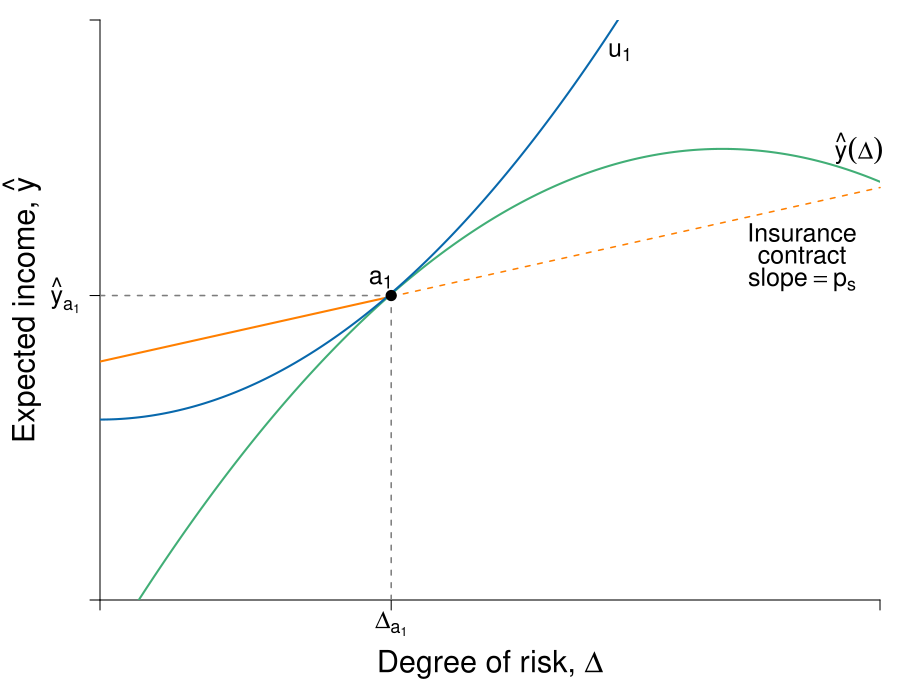

Write the R code that produced this figure.
#Graph Designer: Simon Halliday, Scott Cohn
#Authors: Bowles and Halliday
#Title: Coordination, Conflict and Competition: A Text in Microeconomics

require(shape)
library(pBrackets)
pdf(file = "risk/risk_return_insurance_a/insurance_a_step2.pdf", width = 9, height = 7)

# Set parameters for graphics
axislabelsize <- 1.8
labelsize <- 1.5
namesize <- 1.8
annotatesize <- 1.5
graphlinewidth <- 2
segmentlinewidth <- 1.5

COL <- c("#7fc97f", "#beaed4", "#ff7f00", "#ffff99", "#386cb0", "#f0027f", "#bf5b17", "#666666")
COLA <- c("#e0f3db", "#99d8c9","#66c2a4","#41ae76", "#238b45", "#005824")
COLB <- c("#c6dbef", "#4eb3d3", "#2b8cbe", "#0868ac","#084081")
COLC <- c("#fcfbfd", "#efedf5", "#dadaeb", "#bcbddc", "#9e9ac8", "#807dba", "#6a51a3", "#54278f", "#3f007d")
grays <- gray.colors(25, start = 1, end = 0, alpha = 1)

a <- c(2, 4, 6)
par(mar =  c(5, 5, 1, 1))
xlims <- c(0, 15)
ylims <- c(0, 18)

riskreturn <- function(g, int1 = 14, int2 = 4, coeff = 1/3){
  int1 - (int2 - (coeff)*g)^2
}

uA <- function(omega, g, slope = 0.5){
  omega + omega*g  - slope*g^2
}

indiffA <- function(g, intercept = 3, slope = 0.125){
  intercept  + slope*g^2
}

insurance <- function(g, intercept = 10, slope = 0.36){
  intercept  + slope*g
}

#Plot command 
plot(0, 0, xlim = xlims, ylim = ylims, 
     type = "n",
     xlab = expression(paste("")),
     ylab = expression(paste("")), 
     axes = FALSE,
     cex.lab = axislabelsize, 
     bty = "n", 
     xaxs = "i", 
     yaxs = "i"
)


#Customize ticks and labels for the plot
# ticksy <- c(0,  insurance(g = 1.6, intercept = 7.4), riskreturn(g = 5.6) ,ylims[2])
# ylabels <- c(NA, expression(paste(hat(y)[a[2]])), expression(paste(hat(y)[a[1]])) , NA)
ticksy <- c(0,  NA, riskreturn(g = 5.6) ,ylims[2])
ylabels <- c(NA, NA, expression(paste(hat(y)[a[1]])) , NA)
# ticksx <- c(0, 1.6, 5.6, xlims[2])
# xlabels <- c(NA, expression(paste(Delta[a[2]])), expression(paste(Delta[a[1]])), NA)
ticksx <- c(0, NA, 5.6, xlims[2])
xlabels <- c(NA, NA, expression(paste(Delta[a[1]])), NA)


axis(1, at = ticksx, pos = 0, labels = xlabels, cex.axis = labelsize)
axis(2, at = ticksy, pos = 0, labels = ylabels, las = 1, cex.axis = labelsize)
#mtext(expression(paste("Degree of risk, ", Delta)), side=1, line = 2.5, cex = axislabelsize)
text(0.5*xlims[2], - 2, expression(paste("Degree of risk, ", Delta)), xpd = TRUE, cex = axislabelsize) 
text(xlims[1] - 1.5, ylims[2] - 0.5*(ylims[2] - ylims[1]), expression(paste("Expected income, ", hat(y))), xpd = TRUE, cex = axislabelsize, srt = 90) 


npts <- 500 
xx1 <- seq(xlims[1], xlims[2], length.out = npts)
xx2 <- seq(xlims[1], 5.6, length.out = npts)
xx3 <- seq(5.6, xlims[2], length.out = npts)

# gray segments
segments(5.6, 0, 5.6, riskreturn(g = 5.6), lty = 2, col = grays[20], lwd = segmentlinewidth)
segments(0, riskreturn(g = 5.6), 5.6, riskreturn(g = 5.6), lty = 2, col = grays[20], lwd = segmentlinewidth)
# segments(0, insurance(g = 1.6, intercept = 7.4), 5.6, insurance(g = 1.6, intercept = 7.4), lty = 2, col = grays[20], lwd = segmentlinewidth)
# segments(1.6, 0, 1.6, insurance(g = 1.6, intercept = 7.4), lty = 2, col = grays[20], lwd = segmentlinewidth)


lines(xx1, riskreturn(xx1, int1 = 14, int2 = 3.99, coeff = 1/3), col = COLA[4], lwd = graphlinewidth, lty = 1)
#lines(xx1, insurance(xx1), col = COL[3], lwd = graphlinewidth, lty = 1)
lines(xx2, insurance(xx2, intercept = 7.4), col = COL[3], lwd = graphlinewidth, lty = 1)
lines(xx3, insurance(xx3, intercept = 7.4), col = COL[3], lwd = segmentlinewidth, lty = 2)
lines(xx1, indiffA(xx1, intercept = 5.6), col = COLB[4], lwd = graphlinewidth, lty = 1)
#lines(xx1, indiffA(xx1, intercept = 7.7, slope = 0.115), col = COLB[4], lwd = segmentlinewidth, lty = 1)
#lines(xx1, indiffA(xx1, intercept = 10.35, slope = 0.1), col = COLB[4], lwd = graphlinewidth, lty = 1)



#Add points a, b, c and c

points(5.6, riskreturn(g = 5.6), pch = 16, col = "black", cex = 1.5)
text(5.6 - 0.2, riskreturn(g = 5.6) + 0.5, expression(paste(a[1])), cex = labelsize)


# segments(10.5, 0, 10.5, riskreturn(g = 10.5) , lty = 2, col = grays[20], lwd = segmentlinewidth)
# segments(0, riskreturn(g = 10.5) , 10.5, riskreturn(g = 10.5) , lty = 2, col = grays[20], lwd = segmentlinewidth)
#points(10.5, riskreturn(g = 10.5) , pch = 16, col = "black", cex = 1.5)
#text(12 + 0.25, riskreturn(g = 12) - 0.3, expression(d), cex = labelsize)


# points(1.6, insurance(g = 1.6, intercept = 7.4) , pch = 16, col = "black", cex = 1.5)
# text(1.6, insurance(g = 1.6, intercept = 7.4) + 0.6, expression(paste(a[2])), cex = labelsize)



# points(10.5, riskreturn(g = 10.5) , pch = 16, col = "black", cex = 1.5)
# text(10.5, riskreturn(g = 10.5) + 0.6, expression(paste(b^1)), cex = labelsize)

# brackets(x1 = 5.8, y1 = riskreturn(5.6)  - 0.1, 
#          x2 = 5.8, y2 = insurance(1.6, intercept = 7.4),  
#          ticks = 0.5, curvature = 0.5, type = 1, h = 0.5,
#          col = "black", lwd = 1.5, lty = 1, xpd = TRUE)
# text(7.2, 8.7, expression(paste(p[s]%.%s==phantom())), xpd = TRUE, cex = labelsize)
# text(8.9, 9.1, expression(paste("Insurance")), xpd = TRUE, cex = labelsize)
# text(8.9, 8.3, expression(paste("premium")), xpd = TRUE, cex = labelsize)



# Arrows(5.8, 3, 10.2, 3, 
#        col = "black", lty = 2, lwd = 2, arr.type = "triangle", 
#        arr.lwd = 0.5, code = 2)
# text(8.05, 4, expression(paste("Increased risk-taking")), xpd = TRUE)
# text(8.05, 3.5, expression(paste("due to insurance")), xpd = TRUE)
# 

# Arrows(5.4, 0.45, 2, 0.45, 
#        col = "black", lty = 1, lwd = 2, arr.type = "triangle", 
#        arr.lwd = 0.5, code = 2)
# text(3.6, 3.3, expression(paste("Decreased")), cex = labelsize, xpd = TRUE)
# text(3.6, 2.5, expression(paste("risk exposure")), cex = labelsize, xpd = TRUE)
# text(3.6, 1.8, expression(paste("due to insurance")), cex = labelsize, xpd = TRUE)
# text(3.6, 1, expression(paste(s == Delta[a[1]] - Delta[a[2]])), cex = labelsize, xpd = TRUE)
# 
# 
text(13.5, 11.4, expression(paste("Insurance")), cex = labelsize, xpd = TRUE)
text(13.5, 10.7, expression(paste("contract")), cex = labelsize, xpd = TRUE)
text(13.5, 9.95, expression(paste("slope", phantom()==p[s])), cex = labelsize, xpd = TRUE)


# text(3, 17.5, expression(paste("Insurance reduces")), cex = labelsize, xpd = TRUE)
# text(3, 16.8, expression(paste("risk exposure")), cex = labelsize, xpd = TRUE)
# text(3, 16.1, expression(paste("and increases,")), cex = labelsize, xpd = TRUE)
# text(3, 15.4, expression(paste("but does not ")), cex = labelsize, xpd = TRUE)
# text(3, 14.7, expression(paste("maximize, utility ")), cex = labelsize, xpd = TRUE)

#Label risk return schedule
text(14.6, 14, expression(paste(hat(y)(Delta))), cex = labelsize, xpd = TRUE)

#Label value functions
text(10, 17, expression(u[1]), cex = labelsize)
#text(8.58, 17, expression(u[2]), cex = labelsize)


dev.off()
